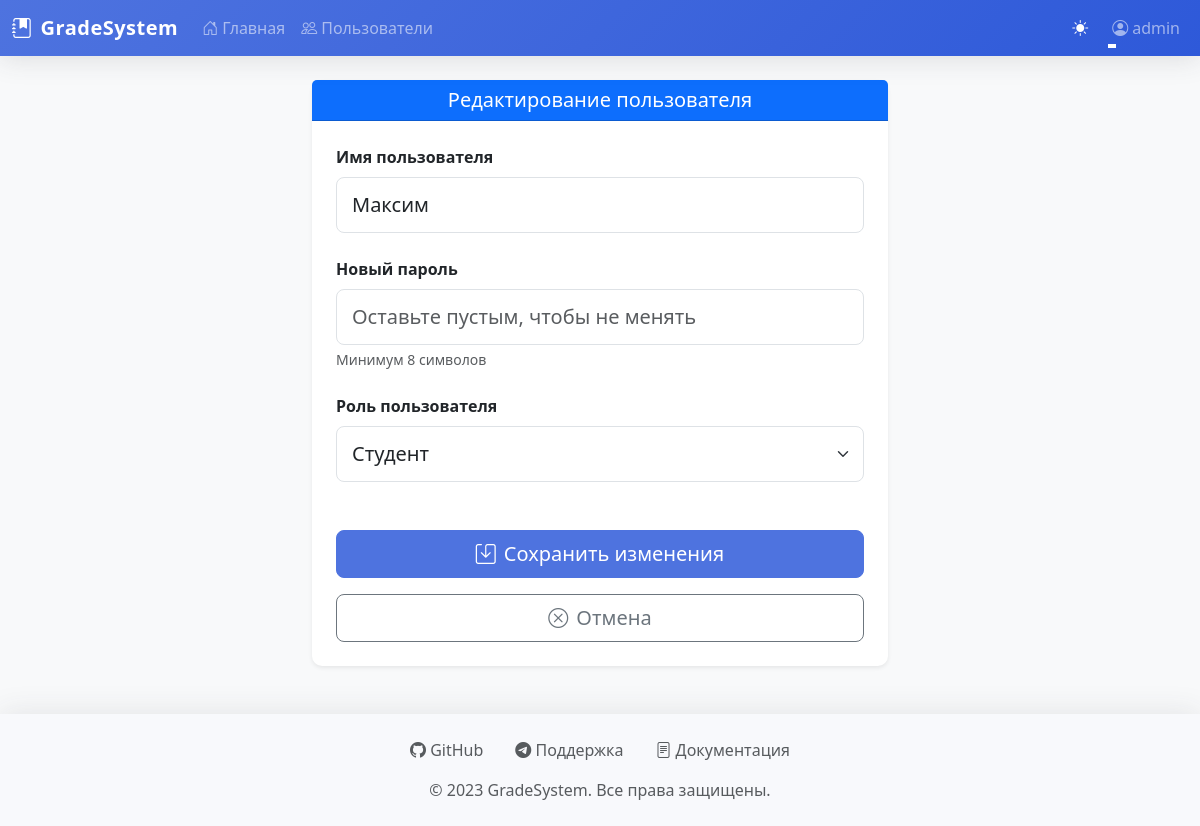
/edit_user/2 (signed in), run on the app's committed database.
### app.py (models this page shows, shortened)
class User(UserMixin, db.Model):
    id = db.Column(db.Integer, primary_key=True)
    username = db.Column(db.String(80), unique=True, nullable=False)
    group = db.Column(db.String(20), nullable=False, default='student')
    password_hash = db.Column(db.String(120), nullable=False)
    grades = db.relationship('Grade', backref='user', lazy=True, cascade='all, delete-orphan')

### app.py (the view, shortened to what this page needs)
@app.route('/edit_user/<int:user_id>', methods=['GET', 'POST'])
@login_required
@admin_required
def edit_user(user_id):
    user = User.query.get_or_404(user_id)
    if user.group == 'admin':
        flash('Нельзя редактировать администратора', 'danger')
        return redirect(url_for('users'))
    return render_template('edit_user.html', user=user)

### app.py (called while the page is built)
def admin_required(f):
    @wraps(f)
    def decorated_function(*args, **kwargs):
        if not current_user.is_authenticated or current_user.group != 'admin':
            abort(403)
        return f(*args, **kwargs)
    return decorated_function

@login_manager.user_loader
def load_user(user_id):
    return User.query.get(int(user_id))

### templates/edit_user.html (shortened to what this page needs)
{% extends "base.html" %}
{% block content %}
<div class="row justify-content-center mt-4">
    <div class="col-lg-6 col-md-8">
        <div class="card shadow-sm">
            <div class="card-header bg-primary text-white">
                <h2 class="h5 mb-0 text-center">Редактирование пользователя</h2>
            </div>
            <div class="card-body p-4">
                <form method="POST" class="needs-validation" novalidate>
                    <div class="mb-4">
                        <label for="username" class="form-label fw-bold">Имя пользователя</label>
                        <input type="text" class="form-control form-control-lg" id="username"
                               name="username" value="{{ user.username }}" required>
                    </div>
                    <div class="mb-4">
                        <label for="password" class="form-label fw-bold">Новый пароль</label>
                        <input type="password" class="form-control form-control-lg"
                               id="password" name="password" placeholder="Оставьте пустым, чтобы не менять">
                        <div class="form-text">Минимум 8 символов</div>
                    </div>
                    <div class="mb-4">
                        <label for="group" class="form-label fw-bold">Роль пользователя</label>
                        <select class="form-select form-select-lg" id="group" name="group" required>
                            <option value="student" {% if user.group == 'student' %}selected{% endif %}>Студент</option>
                        </select>
                    </div>
                    <div class="d-grid gap-3 mt-5">
                        <button type="submit" class="btn btn-primary btn-lg py-2">
                            <i class="bi bi-save me-2"></i>Сохранить изменения
                        </button>
                        <a href="{{ url_for('users') }}" class="btn btn-outline-secondary btn-lg py-2">
                            <i class="bi bi-x-circle me-2"></i>Отмена
                        </a>
                    </div>
                </form>
            </div>
        </div>
    </div>
</div>
{% endblock %}

### templates/base.html (shortened to what this page needs)
<!DOCTYPE html>
<html lang="ru" data-bs-theme="light">
<head>
    <link href="https://cdn.jsdelivr.net/npm/bootstrap@5.3.2/dist/css/bootstrap.min.css" rel="stylesheet">
    <link rel="stylesheet" href="https://cdn.jsdelivr.net/npm/bootstrap-icons@1.11.1/font/bootstrap-icons.css">
</head>
<body>
    <nav class="navbar navbar-expand-lg navbar-dark sticky-top">
        <div class="container">
            <a class="navbar-brand d-flex align-items-center" href="{{ url_for('index') }}">
                <i class="bi bi-journal-bookmark-fill me-2"></i>
                <span>GradeSystem</span>
            </a>
            <div class="collapse navbar-collapse" id="navbarNav">
                <ul class="navbar-nav me-auto">
                    <li class="nav-item">
                        <a class="nav-link" href="{{ url_for('index') }}">
                            <i class="bi bi-house-door me-1"></i>Главная
                        </a>
                    </li>
                    {% if current_user.is_authenticated and current_user.group == 'admin' %}
                    <li class="nav-item">
                        <a class="nav-link" href="{{ url_for('users') }}">
                            <i class="bi bi-people me-1"></i>Пользователи
                        </a>
                    </li>
                    {% endif %}
                </ul>
                <div class="d-flex align-items-center">
                    <div class="me-3 theme-toggle text-white" id="themeToggle">
                    </div>
                    <div class="navbar-nav">
                        {% if current_user.is_authenticated %}
                            <div class="nav-item dropdown">
                                <a class="nav-link dropdown-toggle d-flex align-items-center" href="#" role="button" data-bs-toggle="dropdown">
                                    <i class="bi bi-person-circle me-1"></i>
                                    <span>{{ current_user.username }}</span>
                                </a>
                            </div>
                        {% else %}
                            <a class="nav-item nav-link" href="{{ url_for('login') }}">
                                <i class="bi bi-box-arrow-in-right me-1"></i>Войти
                            </a>
                        {% endif %}
                    </div>
                </div>
            </div>
        </div>
    </nav>
    <main class="container my-4 fade-in">
        {% block content %}{% endblock %}
    </main>
    <footer class="fade-in">
        <div class="container text-center">
            <div class="d-flex justify-content-center mb-3">
                <a href="#" class="text-decoration-none mx-3 text-muted">
                    <i class="bi bi-github"></i> GitHub
                </a>
                <a href="#" class="text-decoration-none mx-3 text-muted">
                    <i class="bi bi-telegram"></i> Поддержка
                </a>
                <a href="#" class="text-decoration-none mx-3 text-muted">
                    <i class="bi bi-file-text"></i> Документация
                </a>
            </div>
            <p class="text-muted mb-0">&copy; 2023 GradeSystem. Все права защищены.</p>
        </div>
    </footer>
</body>
</html>

### templates/base.html (style rules this page uses)
:root { --primary-color: #4e73df; --secondary-color: #f8f9fc; --accent-color: #2e59d9; }
body { background-color: #f8f9fa; font-family: 'Segoe UI', Tahoma, Geneva, Verdana, sans-serif; }
.navbar { box-shadow: 0 0.15rem 1.75rem 0 rgba(58, 59, 69, 0.15); background: linear-gradient(135deg, var(--primary-color) 0%, var(--accent-color) 100%); }
.navbar-brand { font-weight: 600; letter-spacing: 0.5px; }
.nav-link { transition: all 0.3s ease; position: relative; }
.nav-link:after { content: ''; position: absolute; width: 0; height: 2px; bottom: 0; left: 0; background-color: white; transition: width 0.3s ease; }
.container { max-width: 1200px; }
.card { border: none; border-radius: 0.35rem; box-shadow: 0 0.15rem 1.75rem 0 rgba(58, 59, 69, 0.1); transition: transform 0.3s ease, box-shadow 0.3s ease; }
.btn-primary { background-color: var(--primary-color); border-color: var(--primary-color); transition: all 0.3s ease; }
footer { background-color: var(--secondary-color); padding: 1.5rem 0; margin-top: 3rem; box-shadow: 0 -0.15rem 1.75rem 0 rgba(58, 59, 69, 0.1); }
.fade-in { animation: fadeIn 0.5s ease-in; }
.theme-toggle { cursor: pointer; transition: transform 0.3s ease; }

### templates/edit_user.html (style rules this page uses)
.card { border-radius: 10px; border: none; }
.form-control, .form-select { border-radius: 8px; padding: 12px 15px; }
.btn { border-radius: 8px; font-weight: 500; }

### data on the page
User: username "admin"
User: username "Максим", group "Студент"
